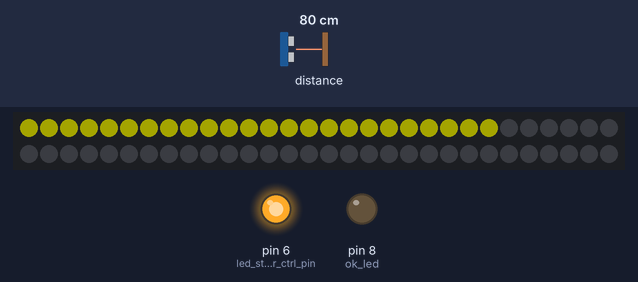
Simulated run of this sketch. Board: Arduino Uno, built with avr-gcc and run on an emulated ATmega328P. Shown: 60 RGB LEDs in strip order, left to right, continuing on the next row, output pins drawn as LEDs (lit = HIGH). The test bench sets the inputs (shaded band); at power-on: distance to the obstacle 80 cm. Dim RGB values are drawn brighter than linear; random numbers use the default seed unless the sketch sets one.

Above: at 1.2 s.
1.3 s: distance to the obstacle set to 9 cm
At 2.5 s:
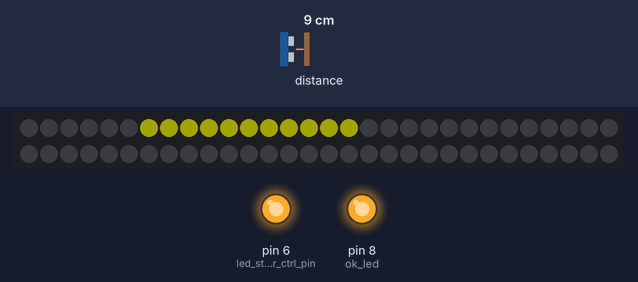
2.8 s: distance to the obstacle set to 4 cm
At 4.3 s:
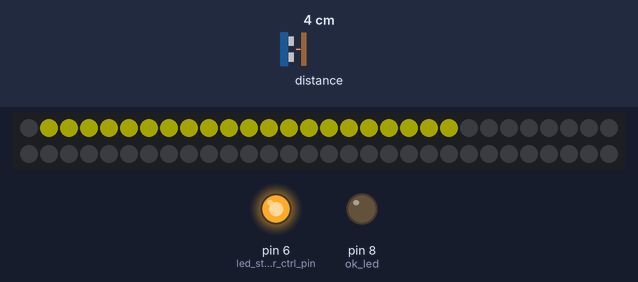
Timing chart, 0 to 5.8 s (numbered marks = the images above; inputs shaded):
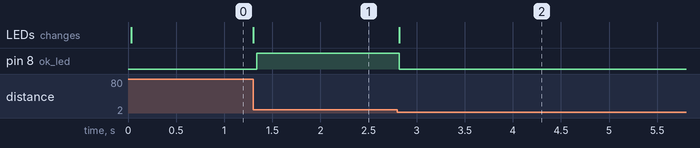

Measured:
- after the input at 1.3 s, pin 8 (ok_led): LOW → HIGH at once; the LEDs: change at once (image 1)
- after the input at 2.8 s, pin 8 (ok_led): HIGH → LOW at once; the LEDs: change at once (image 2)

The sketch:

vl53l0x_compare_test.ino
```cpp
#include <FastLED.h>
#include "Adafruit_VL53L0X.h"
Adafruit_VL53L0X lox = Adafruit_VL53L0X();

//#define DEBUG_STATES 1
//#define OTHER_SENSOR 1
//#define DEBUG_IDLE_TIMES 1
//#define DEBUG_PUSH_TIMES 1
//#define DEBUG_FINAL_VALS 1
//#define DEBUG_CALIBRATE_DISTANCE 1
//#define DEBUG_LED_STRIP_REF_LED 1
//#define DEBUG_LED_IDX_SELECTOR 1

//LED constants
const uint8_t num_of_leds = 60;
CRGB led_matrix[num_of_leds];
const uint8_t led_pin = 4;
const uint8_t led_strip_pwr_ctrl_pin = 6;
uint8_t base_color = 64; //indicates the color of the led strip, green or yellow
uint8_t c_led_top_offset = 0; //indicates the last led to be painted from center to sides

//Problem domain default consts
const uint8_t ok_led = 8; //The 'OK' green led
const uint8_t yellow_led = 7; //The led that indicates press started but not deep enough
const uint8_t bad_led = 9; //Indicates that pushed too far
const uint16_t unactive_dist = 150; //In mm, fixed distance when manikin is unactive
const uint32_t unactive_max_time = 4000000; //In micro secs, if unactive time reaches this, uC restart hash flag
const uint32_t unactive_max_time_range = 500000;
const uint16_t threshold_range = 5; // +- Xmm to hit thresholds
const uint16_t threshold_simple_push = 15; //In mm, minimum diminish of the distance to consider it a push
const uint16_t threshold_good_push = 65; //In mm, pushed distance from untouched_distance to consider it a correctly done push
const uint8_t frequency = 2; //In Hz, default 120 per minute
const uint32_t freq_range_time = 100000; //In micro secs, range to determine if time_delta is close to expected frequency
const uint32_t freq_period_time = 500000; //In micro secs, 1 / frequency (T), period time width

//counters and variables
uint16_t push_counter = 0;
uint64_t st_time = 0; //In micros, time delta to calculate the diff of micros between pushes (st_time is short for start_time)
uint64_t st_time_idle = 0; //In micros, same as above but for idle time
uint64_t time_bt_pushs = 0; //in micros, time between each push to calculate the frequency between them
int64_t excercise_hash = 0; //will save the random() value, to identify the current excercise measures
bool good_current_push = false; //Indicates if current press is valid 5cm deep (true) or not (false)
uint64_t sample_tstamp = 0; //same value that st_time, it will be sent as time ref of when was taken that measure
uint16_t sensor_distance = 0; //Wrapper for seansor measure, so maybe another sensor could be used
uint32_t idle_diff_time = 0; //Counts the diff between s0 and s0 measures in micro secs
bool target_within_range = false; //Assumes that initial sensor read is not within range
uint16_t last_dist = unactive_dist; //Previous sensor measure to know if current is deeper or not, if deeper it will be saved as current deepest


const uint8_t s0 = 0; //state 0
const uint8_t s1 = 1; //state 1
const uint8_t s2 = 2; //state 2
const uint8_t s3 = 3; //state 3

//States are as follows
// each state is represented by an int number from 0 to 3
// ex. S0 is numer 0, S1 is number 1 and so forth
// S0 -> Unactive, should be not pressed
//      when condition to change match, should get the diff of time and reset the start time reference
// S1 -> First press down of the cycle, do not do anything, it's just for reference for next push
// S2 -> First edge from down to up, do not need to do anything, it's just for reference for next push
// S3 -> Second press down of the cycle
//      when condition to change match, should get the new diff of time, send data over Bluetooth and reset the start time reference

uint8_t current_state = s0;

///Function prototypes
static bool is_pressed_down(uint16_t measure);
static bool is_press_ok(uint16_t measure);
static bool is_press_bad(uint16_t measure);
static bool is_freq_ok(uint64_t time_delta);
static void send_json_values();

void setup() {
  //init LED in FastLED
  FastLED.addLeds<WS2812B, led_pin, GRB>(led_matrix, num_of_leds);

  //Setup the led strips power control
  pinMode(led_strip_pwr_ctrl_pin, OUTPUT);

  //Always allow power to led strips
  digitalWrite(led_strip_pwr_ctrl_pin, HIGH);

  //Configure the green 'OK' led
  pinMode(ok_led, OUTPUT);


  Serial.begin(9600);

  // wait until serial port opens for native USB devices
  while (! Serial) {
    delay(1);
  }

  if (!lox.begin()) {
    Serial.println(F("Failed to boot VL53L0X"));
    while(1);
  }
  // power

  //Analong pin 0 NEED TO BE DISCONNECTED
  // so the noise makes a good different seed for random
  // reference taken from https://www.arduino.cc/reference/en/language/functions/random-numbers/random/
  randomSeed(analogRead(0));

  //Create first exercise id
  excercise_hash = random(100); //Create new hash
}


void loop() {
  VL53L0X_RangingMeasurementData_t measure;
  //Read measurement and put it into the object vars
  lox.rangingTest(&measure, false); // pass in 'true' to get debug data printout!

  #ifdef OTHER_SENSOR
    target_within_range = true; //Always enable the range
    sensor_distance = 0; //Read from the other sensor
  #else
    //If not != 4, means target is out of range
    if(measure.RangeStatus != 4)
    {
      target_within_range = true;
    }
    else
    {
      target_within_range = false;
    }

    sensor_distance = measure.RangeMilliMeter;
  #endif

  if(target_within_range)
  {

    #ifdef DEBUG_LED_STRIP_REF_LED
      //green led, 12th LED of the strip
      led_matrix[11] = CHSV(96, 255, 120);
    #endif

    /**LED strip reset and catch current distance**/
    //clear all leds from 4 to 8, (all left to right)
    //all the way down to black at first loop
    fadeToBlackBy(led_matrix, num_of_leds, 255);
    //map the current measure to the led index
    c_led_top_offset = map(sensor_distance, unactive_dist, (unactive_dist-threshold_good_push), 0, 7);
    //paint all the required LEDs
    for(uint8_t led_idx=0; led_idx < c_led_top_offset; led_idx++)
    {
      led_matrix[11+led_idx] = CHSV(base_color, 255, 120);
      led_matrix[11-led_idx] = CHSV(base_color, 255, 120);
      #ifdef DEBUG_LED_IDX_SELECTOR
        Serial.print("c_led_top_offset: ");Serial.println(c_led_top_offset);
        Serial.print("led_idx: ");Serial.println(led_idx);
        Serial.print("offset+: ");Serial.println(11+led_idx);
        Serial.print("offset-: ");Serial.println(11-led_idx);
        Serial.println("-------------");
      #endif
    }
    //send data to led strip
    FastLED.show();
    /***/

    //Show current distance, to calibrate states
    #ifdef DEBUG_CALIBRATE_DISTANCE
      Serial.print("mm: ");Serial.println(sensor_distance);
    #endif

    //Check if press is ok and save its status
    if(is_press_ok(sensor_distance))
    {
      good_current_push = true;
    }
    else
    {
      good_current_push = false;
    }


    switch(current_state)
    {
      case s0:
        if(is_pressed_down(sensor_distance))
        {
          current_state = s1;

          #ifdef DEBUG_STATES
            Serial.println("Pressed simple...");
          #endif

          //Count pushes
          push_counter++;

          //Get the time passed between current pushes
          time_bt_pushs = micros() - st_time;

                    //Show the push diffs
          #ifdef DEBUG_PUSH_TIMES
            Serial.print("micros: ");Serial.println(micros());
            Serial.print("st_time: ");Serial.println((long)st_time);
            Serial.print("time_bt_pushs: ");Serial.println((long) time_bt_pushs);
          #endif

          st_time = micros(); //Get time reference for first push
          sample_tstamp = st_time; //Get start time as timestamp for this measure

          //Reset idle time
          idle_diff_time = 0;

          //Set the current press deeper distance so far
          last_dist = sensor_distance;

          //Enable leds
          digitalWrite(yellow_led, HIGH);
          digitalWrite(ok_led, LOW);
          digitalWrite(bad_led, LOW);

          //Paint yellow the leds
          // yellow in CHSV
          base_color = 64;
        }
        else
        { //If not pushed, then measure time idle to know if a new exercise is needed
          uint32_t lower_limit = unactive_max_time - unactive_max_time_range;
          uint32_t higher_limit = unactive_max_time + unactive_max_time_range;
          idle_diff_time += (micros() - st_time_idle); //Check the time passed
          st_time_idle = micros(); //Restart the loop time counter

          #ifdef DEBUG_IDLE_TIMES
            Serial.print("lower_limit ");Serial.println(lower_limit);
            Serial.print("higher_limit ");Serial.println(higher_limit);
            Serial.print("Idle... ");Serial.println(idle_diff_time);
          #endif

          if((idle_diff_time >= lower_limit) && (idle_diff_time <= higher_limit))
          {
            #ifdef DEBUG_FINAL_VALS
              Serial.println("RESET HASH!!!");Serial.println();
            #endif
            excercise_hash = random(100); //If idle for more than unactive_max_time, means it needs a new exercise
            push_counter = 0; //Reset push counter for new exercise
            idle_diff_time = 0; //reset idle time adder
          }
        }
      break;

      case s1:
        if(!is_pressed_down(sensor_distance)) //Means pulls up
        {
          current_state = s0;

          #ifdef DEBUG_STATES
            Serial.print("State 1, measure: ");Serial.println(sensor_distance);
          #endif

          #ifdef DEBUG_FINAL_VALS
            //Send data as single press ended
            Serial.print("TIMESTAMP: "); Serial.println((long) sample_tstamp);
            Serial.print("HASH: "); Serial.println((long) excercise_hash);
            Serial.print("DIST: "); Serial.println(last_dist);
            Serial.print("CURR_FREQ: "); Serial.println(frequency);
            Serial.print("PRESS_COUNTER: "); Serial.println(push_counter);
            Serial.print("RESULT_DIST: "); Serial.println(is_press_ok(last_dist)?"OK":"NG");
            Serial.print("RESULT_FREQ: "); Serial.println(is_freq_ok(time_bt_pushs)?"OK":"NG");
            Serial.print("time_bt_pushs: "); Serial.println((long) time_bt_pushs);
          #else
            send_json_values();
          #endif


          //Disable leds
          digitalWrite(yellow_led, LOW);
          digitalWrite(ok_led, LOW);
          digitalWrite(bad_led, LOW);
        }

        //Since the less distance on the sensor means deeper push
        if(sensor_distance < last_dist)
        {
          //have a new deepest press
          last_dist = sensor_distance;
        }

        //Reset idle timer since we're pressing in s1
        st_time_idle = micros();

        //Enable led layers
        if(is_press_ok(last_dist))
        {
          digitalWrite(yellow_led, LOW);
          digitalWrite(ok_led, HIGH);
          digitalWrite(bad_led, LOW);
        }
        else if(is_press_bad(last_dist))
        {
          digitalWrite(yellow_led, LOW);
          digitalWrite(ok_led, LOW);
          digitalWrite(bad_led, HIGH);
        }
      break;

      default:
        current_state = s0; //In any unstated case, it should go back to State 0
      break;
    }
  }

  //If timing and distance are ok, turn LEDS green
  if(is_freq_ok(time_bt_pushs))
  {
    //Paint green the leds
    // green in CHSV
    base_color = 96;
  }
}//end loop

static bool is_pressed_down(uint16_t measure)
{/**
  Checks that the measure is bellow the distance that is marked as pressed, including the threshold range
  measure <- the distance measure from the sensor in mm

  Return true, if it is is_pressed_down
  Return false, if it's not pressed down so it's up in unactive state
  */
  uint16_t press_threshold = unactive_dist - threshold_simple_push - threshold_range;
  bool press_state = false;
  if(measure <= press_threshold)
  {
    press_state = true;
  }

  return press_state;
}

static bool is_press_ok(uint16_t measure)
{
  /**
  Compares the distances with the threshold stated to be the right press deep
  measure <- the distance measure from the sensor in mm

  return true, if the measure is approximatelly in the expected deep
  return false, if measure is beyond or behind of the expected range
  */
  uint16_t lower_limit = unactive_dist - threshold_good_push - threshold_range;
  uint16_t higher_limit = unactive_dist - threshold_good_push + threshold_range;
  bool press_ok = false;
  if((measure >= lower_limit) && (measure <= higher_limit))
  {
    press_ok = true;
  }

  return press_ok;
}


static bool is_press_bad(uint16_t measure)
{
  /*
  Compaers the distance with the threshold stated to be right press
  if the measure passed to this function goes deeper than the lower limit for good press then means
  it's a bad press (too much distance pressed)

  measure <- the distance measure from the sensor in mm
  return true, if measure is deeper than lower limit of good press (measure < lower limit)
  return false, otherwise
  */
  uint16_t lower_limit = unactive_dist - threshold_good_push - threshold_range;
  bool press_bad = false;
  if(measure < lower_limit)
  {
    press_bad = true;
  }

  return press_bad;
}

static bool is_freq_ok(uint64_t time_delta)
{/**
  Uses the preset frequency to know if the time_delta passed as parameter
  corresponds to that freq (or closes to it) or not

  return true if close to expected freq, using the freq threshold
  return false if not close
  */
  uint32_t lower_limit = freq_period_time - freq_range_time;
  uint32_t higher_limit = freq_period_time + freq_range_time;
  bool freq_ok = false;

  #ifdef DEBUG_PUSH_TIMES
    Serial.println("Within is_freq_ok");
    Serial.print("lower_lim: ");Serial.println((long)lower_limit);
    Serial.print("higher_lim: ");Serial.println((long) higher_limit);
    Serial.print("time_delta: ");Serial.println((long) time_delta);
  #endif
  if((time_delta >= lower_limit) && (time_delta <= higher_limit))
  {
    freq_ok = true;
  }

  return freq_ok;
}

static void send_json_values()
{
  //Send data as single press ended
  Serial.print("{\"TIMESTAMP\": \""); Serial.print((long) sample_tstamp);Serial.print("\",");
  Serial.print("\"HASH_ID\": \""); Serial.print((long) excercise_hash);Serial.print("\",");
  Serial.print("\"DIST\": \""); Serial.print(last_dist);Serial.print("\",");
  Serial.print("\"CURR_FREQ\": \""); Serial.print(frequency);Serial.print("\",");
  Serial.print("\"PRESS_COUNTER\": \""); Serial.print(push_counter);Serial.print("\",");
  Serial.print("\"RESULT_DIST\": \""); Serial.print(is_press_ok(last_dist)?"OK":"NG");Serial.print("\",");
  Serial.print("\"RESULT_FREQ\": \""); Serial.print(is_freq_ok(time_bt_pushs)?"OK":"NG");Serial.print("\",");
  Serial.print("\"time_bt_pushs\": \""); Serial.print((long) time_bt_pushs);Serial.print("\"}\r\n");
}
```
